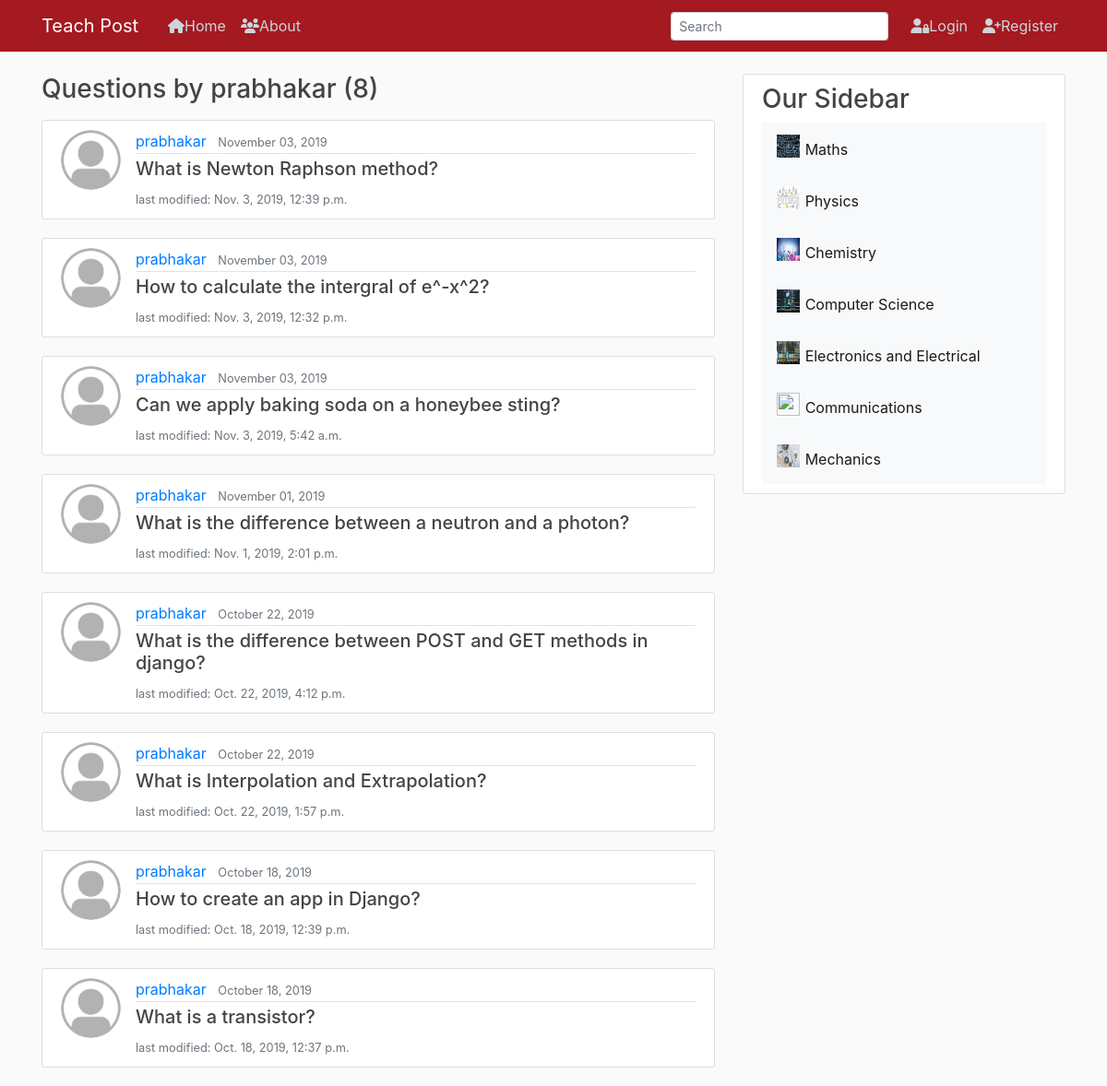
Screenshot of /user/prabhakar/ with the database file from the repository.
### users/models.py (models this page shows, shortened)
class User(AbstractUser):
    is_student = models.BooleanField(default=False)
    is_teacher = models.BooleanField(default=False)
    class Meta:
        db_table='auth_user'

class Profile(models.Model):
    user = models.OneToOneField(User, on_delete=models.CASCADE)
    image = models.ImageField(default='default.jpg', upload_to='profile_pics')

### website/models.py (models this page shows, shortened)
class Question(models.Model):
    author = models.ForeignKey(User, on_delete=models.CASCADE)
    question_text = models.TextField()
    date_created = models.DateTimeField(default=timezone.now)
    date_updated = models.DateTimeField(auto_now=True)
    subject = models.CharField(max_length=20, choices=SUBJECTS, default='none')
    teachers = models.CharField(max_length=300, default='none')

### website/views.py (the view)
# urls.py: path('user/<str:username>/', UserQuestionListView.as_view(), name='user-questions'),
class UserQuestionListView(ListView):
    model = Question
    template_name = 'website/user_questions.html'
    context_object_name = 'questions'
    paginate_by = 8
    def get_queryset(self):
        user = get_object_or_404(User, username=self.kwargs.get('username'))
        return Question.objects.filter(author=user).order_by('-date_created')

### website/templates/website/user_questions.html (shortened to what this page needs)
{% extends "website/base.html" %}
{% block content %}
    <h3 class="mb-3">Questions by {{ view.kwargs.username }} ({{ page_obj.paginator.count }})</h3>
    {% for q in questions %}
    <article class="media content-section">
        <img class="rounded-circle article-img" src="{{ q.author.profile.image.url }}">
        <div class="media-body">
          <div class="article-metadata">
            <a class="mr-2" href="{% url 'user-questions' q.author.username %}">{{ q.author }}</a>
            <small class="text-muted">{{ q.date_created|date:"F d, Y" }}</small>
          </div>
          <h5><a class="article-title" href="{% url 'detail' q.id %}">{{ q.question_text }}</a></h5>
          <small class="text-muted">last modified: {{ q.date_updated }}</small>
        </div>
      </article>
    {% endfor %}
{% endblock content %}

### website/static/website/main.css (style rules this page uses)
body { background: #fafafa; color: #333333; margin-top: 5rem; }
h1, h2, h3, h4, h5, h6 { color: #444444; }
.content-section { background: #ffffff; padding: 10px 20px; border: 1px solid #dddddd; border-radius: 3px; margin-bottom: 20px; }
.article-title { color: #444444; }
.article-img { height: 65px; width: 65px; margin-right: 16px; }
.article-metadata { padding-bottom: 1px; margin-bottom: 4px; border-bottom: 1px solid #e3e3e3 }

### rows the page displays
Question: author.profile.image (placeholder picture), author "prabhakar", date_created "November 03, 2019", question_text "What is Newton Raphson method?", date_updated "Nov. 3, 2019, 12:39 p.m."
Question: author.profile.image (placeholder picture), author "prabhakar", date_created "November 03, 2019", question_text "How to calculate the intergral of e^-x^2?", date_updated "Nov. 3, 2019, 12:32 p.m."
Question: author.profile.image (placeholder picture), author "prabhakar", date_created "November 03, 2019", question_text "Can we apply baking soda on a honeybee sting?", date_updated "Nov. 3, 2019, 5:42 a.m."
Question: author.profile.image (placeholder picture), author "prabhakar", date_created "November 01, 2019", question_text "What is the difference between a neutron and a photon?", date_updated "Nov. 1, 2019, 2:01 p.m."
Question: author.profile.image (placeholder picture), author "prabhakar", date_created "October 22, 2019", question_text "What is the difference between POST and GET methods in django?", date_updated "Oct. 22, 2019, 4:12 p.m."
Question: author.profile.image (placeholder picture), author "prabhakar", date_created "October 22, 2019", question_text "What is Interpolation and Extrapolation?", date_updated "Oct. 22, 2019, 1:57 p.m."
Question: author.profile.image (placeholder picture), author "prabhakar", date_created "October 18, 2019", question_text "How to create an app in Django?", date_updated "Oct. 18, 2019, 12:39 p.m."
Question: author.profile.image (placeholder picture), author "prabhakar", date_created "October 18, 2019", question_text "What is a transistor?", date_updated "Oct. 18, 2019, 12:37 p.m."

### other values shown
{{ view.kwargs.username }} "prabhakar"
{{ page_obj.paginator.count }} "8"
